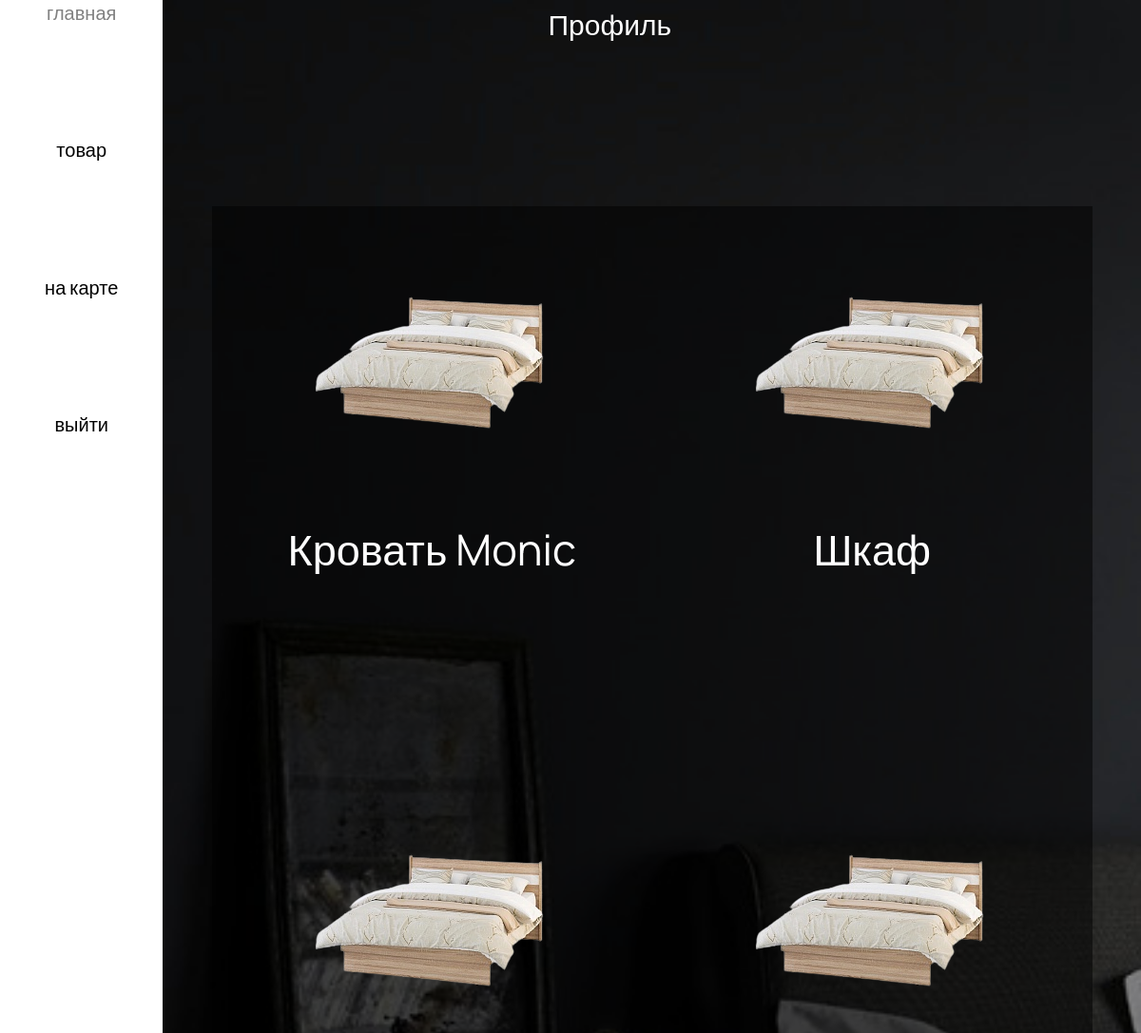
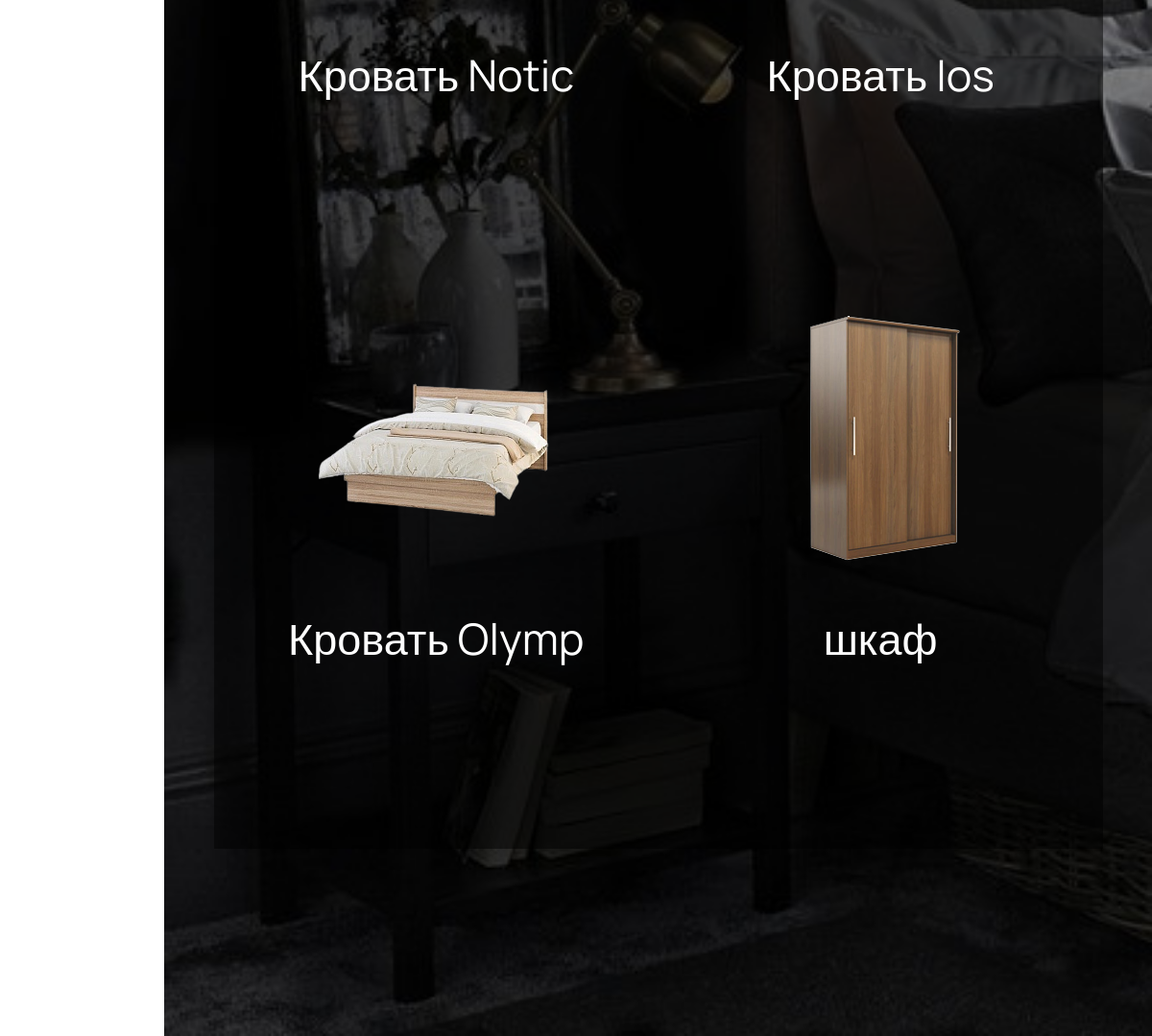
/profile, run on the app's committed database (2 pictures, top to bottom).
### data/products.py (models this page shows)
class Product(SqlAlchemyBase):
    __tablename__ = 'products'
    id = sqlalchemy.Column(sqlalchemy.Integer, primary_key=True, autoincrement=True)
    name = sqlalchemy.Column(sqlalchemy.String, unique=True)
    count = sqlalchemy.Column(sqlalchemy.Integer, nullable=True)
    price = sqlalchemy.Column(sqlalchemy.Integer, nullable=True)
    image_name = sqlalchemy.Column(sqlalchemy.String)

### main.py (the view)
@app.route('/profile')
def profile():
    db_sess = db_session.create_session()
    all_products = db_sess.query(Product).all()
    return render_template('profile.html', products=all_products)

### data/db_session.py (called while the page is built)
def create_session() -> Session:
    global __factory
    return __factory()

### templates/profile.html (shortened to what this page needs)
<!DOCTYPE html>
<html lang="ru">
<head>
  <link rel="stylesheet" href="{{ url_for('static',filename='styles/style_profile.css') }}">
</head>
<body>
  <div class="menu">
    <div class="menu__body">
      <a href="/" class="menu__button">главная</a>
      <a href="/products" class="menu__button">товар</a>
      <a href="https://static-maps.yandex.ru/1.x/?ll=37.773085,55.425846&l=map&z=17&pt=37.773085,55.42584" class="menu__button">на карте</a>
      <a class="menu__button" href="/logout">выйти</a>
    </div>
  </div>
  <div class="wrapper">
    <main class="main">
      <div class="bar">
        <div class="bar__body">
          <div class="bar__name">
              Профиль
          </div>
          <div class="bar__name">
          </div>
        </div>
      </div>
      <div class="list">
          <div class="list__body">
            {% for item in products %}
            <div class="list__row">
              <p class="product_img"><img src="{{url_for('static', filename=item.image_name)}}" class="product_img"></p>
              <p class="item_title">{{ item.name }}</p>
            </div>
            {% endfor %}
          </div>
      </div>
    </main>
  </div>
</body>
</html>

### static/styles/style_profile.css (style rules this page uses)
html,body { height: 100%; width: 100%; margin: 0; padding: 0; }
body { display: grid; grid-template: 1fr / 1fr 6fr; }
p { text-align: center; }
.wrapper { min-height: 100%; display: flex; flex-direction: column; background: white; }
.menu__body { display: grid; grid-template: repeat(5, 1fr) 10fr / 1fr; height: 100%; }
.menu__button { transition-duration: 0.3s; font-family: 'Manrope', sans-serif; font-size: 30px; text-align: center; text-decoration-line: none; color: black; }
main { background-image: url('/static/img/фон3.jpg'); background-size: cover; height: 100%; display: grid; grid-template: 10% 90% / 1fr; }
.bar { height: 10%; }
.bar__body { width: 100%; display: grid; grid-template: 1fr / 10fr 1fr; }
.bar__name { font-family: 'Manrope', sans-serif; font-size: 30px; text-align: center; color: white; margin-top: 0.5%; margin-left: 0.5%; }
.list { transition-duration: 0.3s; height: 90%; width: 90%; margin-left: 5%; background: rgba(0, 0, 0, 0.5); }
.list__body { transition-duration: 0.3s; height: 100%; overflow-y: scroll; display: grid; grid-template: 1fr / 1fr 1fr 1fr; }
.list__row { width: 90%; margin-left: 5%; padding-bottom: 150px; margin-top: 2%; }
.item_title { font-family: 'Manrope', sans-serif; font-size: 45px; text-decoration-line: none; color: white; }
@media (max-width: 1200px) { .list__body { display: grid; grid-template: 1fr / 1fr 1fr; } }
@media (max-width: 1200px) { .menu__button { font-size: 20px; } }

### data on the page
Product: image_name (picture), name "Кровать Monic"
Product: image_name (picture), name "Шкаф"
Product: image_name (picture), name "Кровать Notic"
Product: image_name (picture), name "Кровать Ios"
Product: image_name (picture), name "Кровать Olymp"
Product: image_name (picture), name "шкаф"
